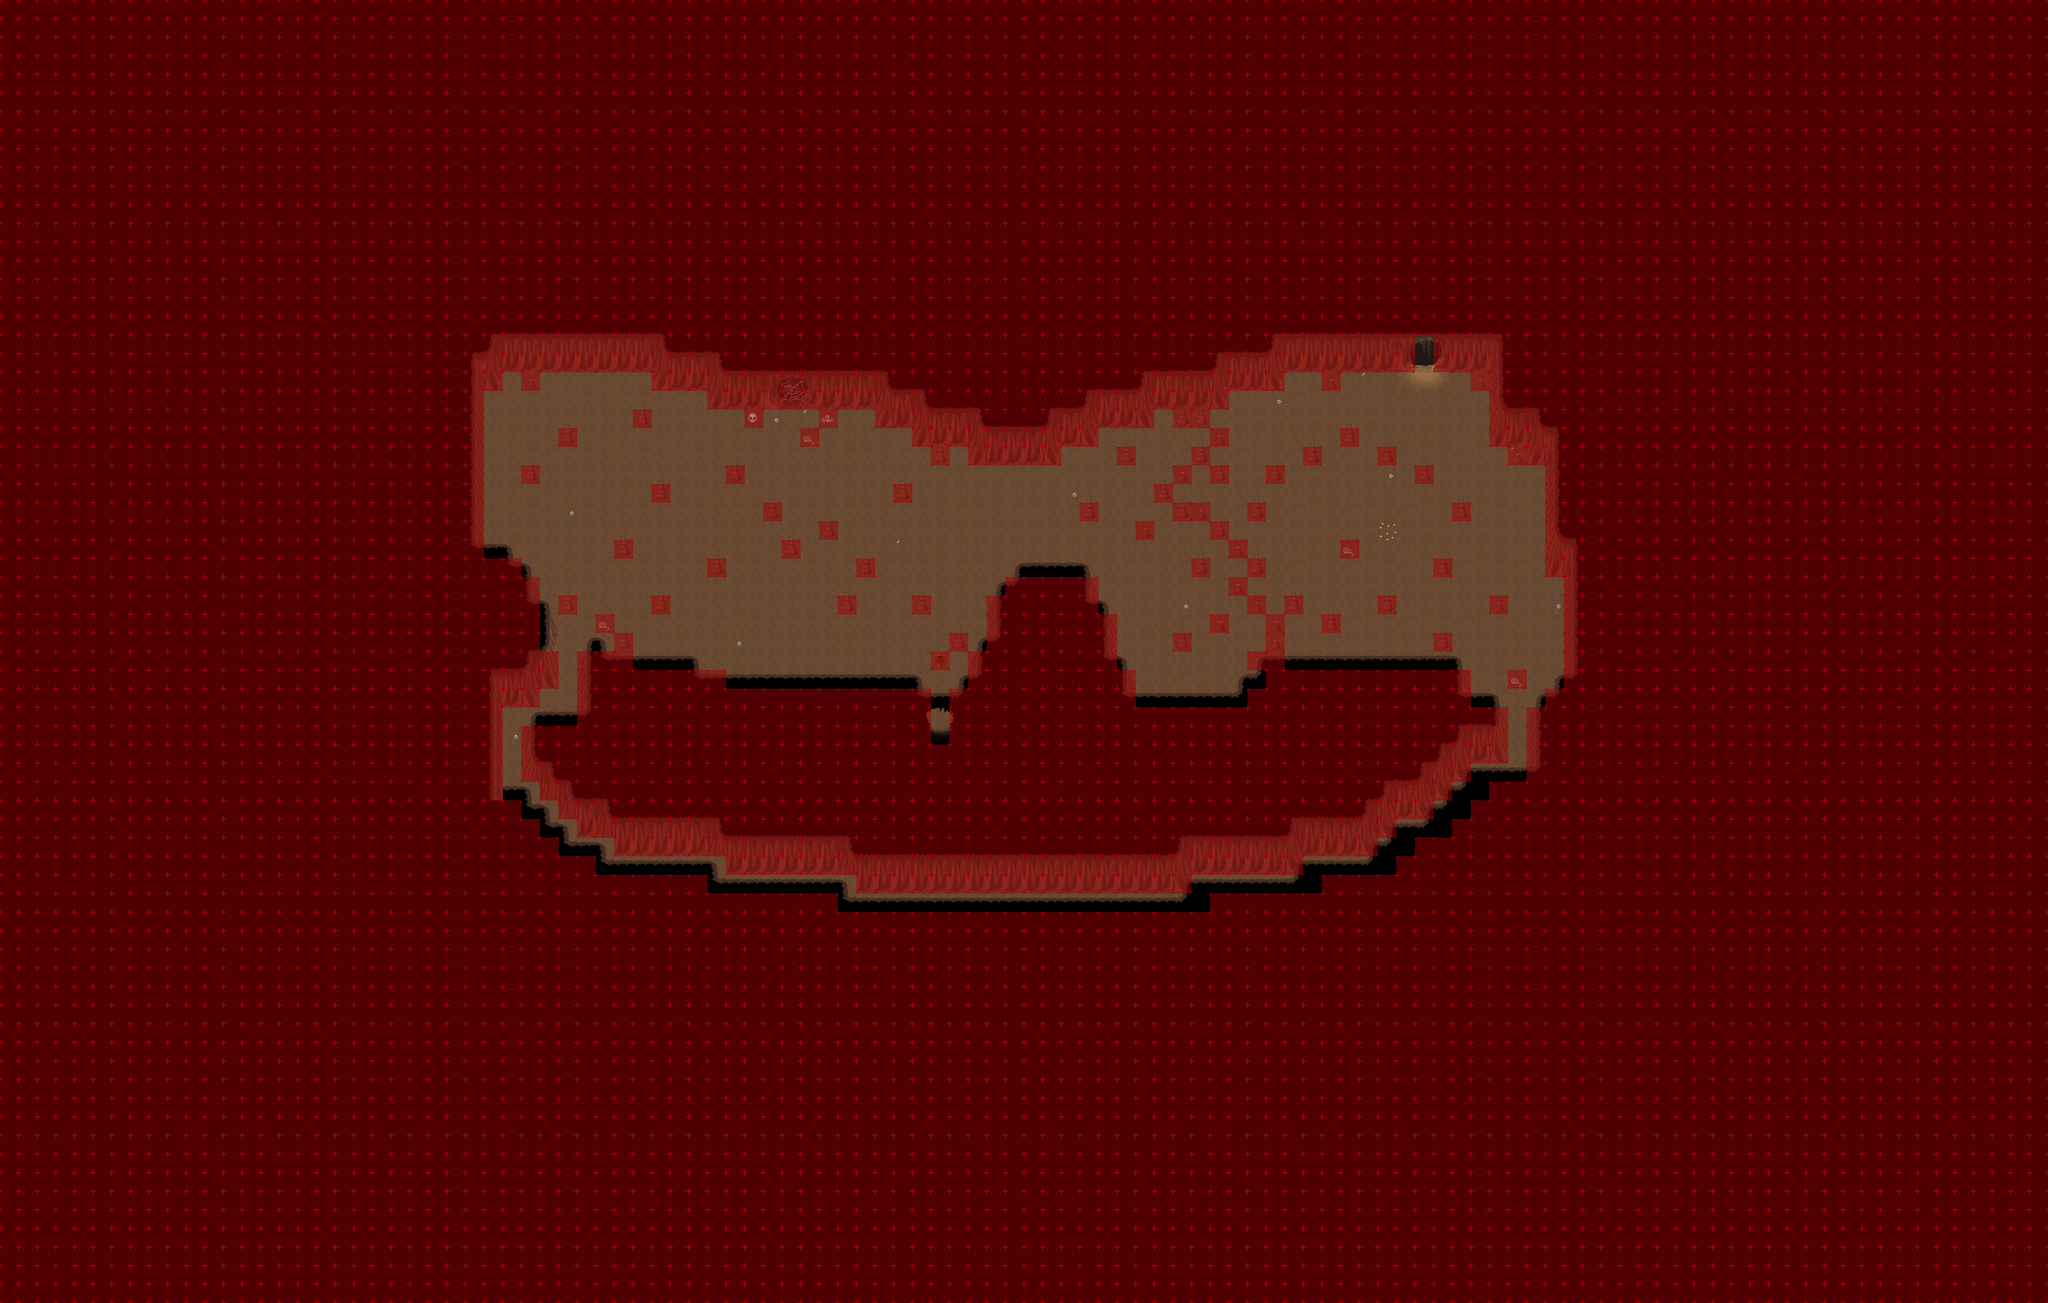

The image is a tile-based game level rendered from a .tmx file. Its description and source (layers, tilesets, objects; grid data summarised) follow:
An orthogonal 110x70 tile map with 32x32 px tiles, 5 tile layers (Ground1, Ground2, Fringe, Over1, ...), 1 hidden layer not drawn, 12 tilesets and 6 objects (4x spawn, 2x warp).

<map version="1.0" tiledversion="1.1.5" orientation="orthogonal" renderorder="right-down" width="110" height="70" tilewidth="32" tileheight="32" infinite="0" nextobjectid="91">
 <properties>
  <property name="license" value="CC BY-SA 3.0" />
  <property name="manaplus version" value="2" />
  <property name="minimap" value="graphics/minimaps/015-4.png" />
  <property name="music" value="Deep_Cave.ogg" />
  <property name="name" value="Woodland Mines" />
 </properties>
 <tileset firstgid="1" source="../graphics/tilesets/collision.tsx" />
 <tileset firstgid="10" source="../graphics/tilesets/cave.tsx" />
 <tileset firstgid="138" name="cave_x2" tilewidth="32" tileheight="64" tilecount="16" columns="16">
  <image source="../graphics/tilesets/cave_x2.png" width="512" height="64" />
 </tileset>
 <tileset firstgid="154" source="../graphics/tilesets/cave_bilevel.tsx" />
 <tileset firstgid="410" source="../graphics/tilesets/woodland_ground.tsx" />
 <tileset firstgid="666" source="../graphics/tilesets/woodland_indoor.tsx" />
 <tileset firstgid="922" source="../graphics/tilesets/woodland_indoor_x2.tsx" />
 <tileset firstgid="970" source="../graphics/tilesets/woodland_indoor_x3.tsx" />
 <tileset firstgid="1018" source="../graphics/tilesets/woodland_x2.tsx" />
 <tileset firstgid="1050" source="../graphics/tilesets/woodland_x3.tsx" />
 <tileset firstgid="1082" source="../graphics/tilesets/woodland_village.tsx" />
 <tileset firstgid="1338" source="../graphics/tilesets/woodland_village_x2.tsx" />
 <layer name="Ground1" width="110" height="70">
  <data>[7700 cells, 7694 non-empty, 37 distinct tile ids]</data>
 </layer>
 <layer name="Ground2" width="110" height="70">
  <data>[7700 cells, 288 non-empty, 32 distinct tile ids]</data>
 </layer>
 <layer name="Fringe" width="110" height="70">
  <data>[7700 cells, 53 non-empty, 10 distinct tile ids]</data>
 </layer>
 <layer name="Over1" width="110" height="70">
  <data>[7700 cells, 171 non-empty, 10 distinct tile ids]</data>
 </layer>
 <layer name="Collision" width="110" height="70">
  <data>[7700 cells, 6889 non-empty, 1 distinct tile ids]</data>
 </layer>
 <layer name="Heights" width="110" height="70" visible="0">
  <data>[7700 cells, 0 non-empty, 0 distinct tile ids]</data>
 </layer>
 <objectgroup name="Warps">
  <object id="88" name="To cave" type="warp" x="1600" y="1248" width="32" height="32">
   <properties>
    <property name="dest_map" value="015-1" />
    <property name="dest_x" value="90" />
    <property name="dest_y" value="50" />
   </properties>
  </object>
  <object id="90" name="To cave" type="warp" x="2432" y="576" width="32" height="32">
   <properties>
    <property name="dest_map" value="015-1" />
    <property name="dest_x" value="177" />
    <property name="dest_y" value="55" />
   </properties>
  </object>
 </objectgroup>
 <objectgroup color="#ff7f00" name="Particles" visible="0" />
 <objectgroup color="#fcff00" name="Spawns">
  <object id="67" name="Angry Bat" type="spawn" x="448" y="416" width="2304" height="800">
   <properties>
    <property name="death" value="60000" />
    <property name="max_beings" value="15" />
    <property name="monster_id" value="1194" />
    <property name="spawn" value="60000" />
   </properties>
  </object>
  <object id="84" name="Silk worm" type="spawn" x="672" y="768" width="2304" height="800">
   <properties>
    <property name="death" value="70000" />
    <property name="max_beings" value="15" />
    <property name="monster_id" value="1034" />
    <property name="spawn" value="60000" />
   </properties>
  </object>
  <object id="85" name="Red Slime" type="spawn" x="1824" y="256" width="992" height="992">
   <properties>
    <property name="death" value="60000" />
    <property name="max_beings" value="4" />
    <property name="monster_id" value="1092" />
    <property name="spawn" value="60000" />
   </properties>
  </object>
  <object id="86" name="Ruby Bif" type="spawn" x="800" y="224" width="1920" height="960">
   <properties>
    <property name="death" value="90000" />
    <property name="max_beings" value="1" />
    <property name="monster_id" value="1099" />
    <property name="spawn" value="90000" />
   </properties>
  </object>
 </objectgroup>
</map>
